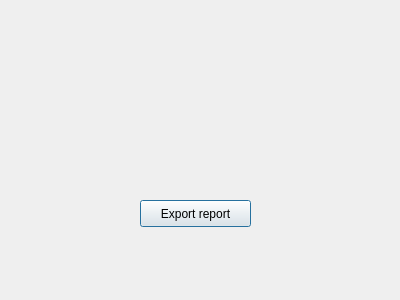
<?xml version="1.0" encoding="UTF-8"?>
<ui version="4.0">
 <class>reportGenerator</class>
 <widget class="QDialog" name="reportGenerator">
  <property name="geometry">
   <rect>
    <x>0</x>
    <y>0</y>
    <width>400</width>
    <height>300</height>
   </rect>
  </property>
  <property name="windowTitle">
   <string>Dialog</string>
  </property>
  <widget class="QPushButton" name="pushButton">
   <property name="geometry">
    <rect>
     <x>140</x>
     <y>200</y>
     <width>111</width>
     <height>27</height>
    </rect>
   </property>
   <property name="text">
    <string>Export report</string>
   </property>
  </widget>
 </widget>
 <resources/>
 <connections/>
</ui>
